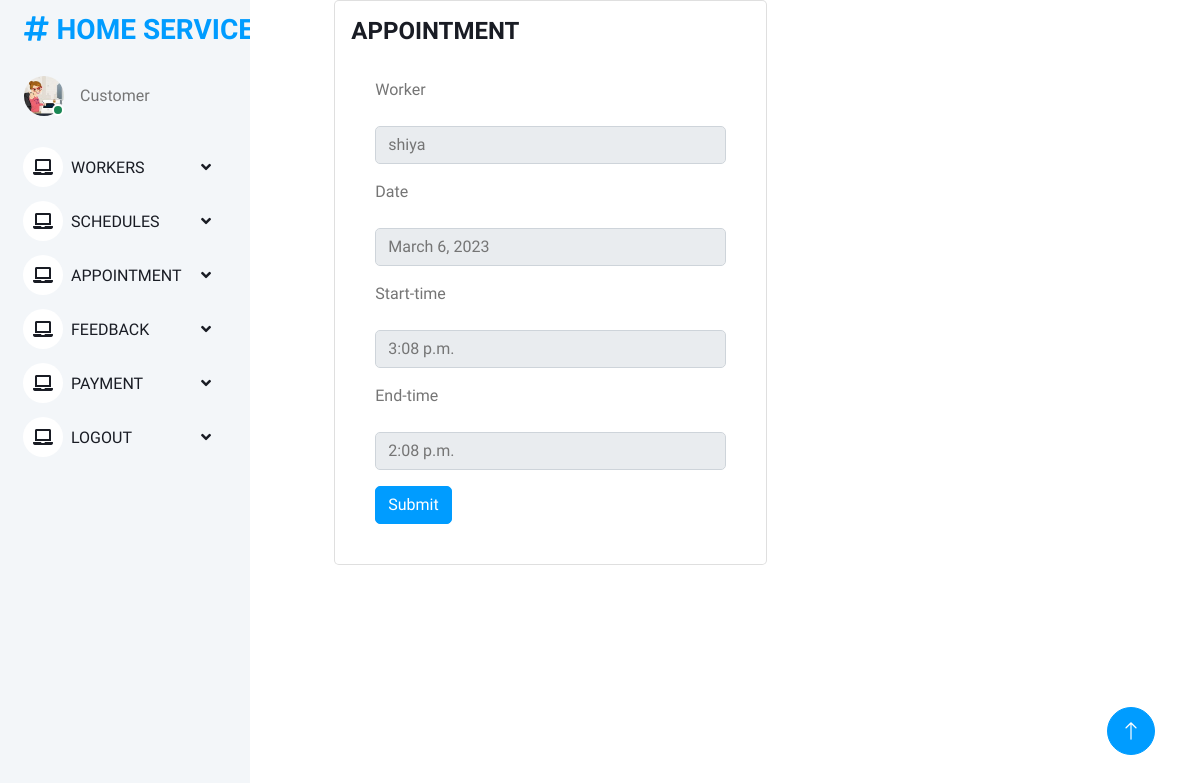
Screenshot of /take_appointment/5/ (signed in) with the database file from the repository.
### onlinehomeservice_app/models.py (models this page shows)
class Schedule_add(models.Model):
    worker = models.ForeignKey(register,on_delete=models.CASCADE)
    date = models.DateField()
    start_time = models.TimeField()
    end_time = models.TimeField()

class register(models.Model):
    user=models.ForeignKey(Login,on_delete=models.CASCADE)
    name = models.CharField(max_length=100)
    profile_pic= models.FileField(upload_to='profilepic/')
    address = models.CharField(max_length=40)
    mobile = models.CharField(max_length=10,null=False)
    email = models.EmailField()
    work_type = models.ForeignKey(work,on_delete=models.CASCADE)
    def __str__(self):
        return self.name

### onlinehomeservice_app/views.py (the view)
# urls.py: path("take_appointment/<int:id>/", views.take_appointment, name="take_appointment"),
@login_required(login_url='loginpage')
def take_appointment(request,id):
    s = Schedule_add.objects.get(id=id)
    c = register1.objects.get(user=request.user)
    app = Take_appointment.objects.filter(user=c,schedule=s)
    if app.exists():
        messages.info(request,"Already booked")
        return redirect("customer_view_schedule")
    else:
        if request.method == 'POST':
            obj = Take_appointment()
            obj.user = c
            obj.schedule = s
            obj.save()
            messages.info(request,"Appointment is successfully booked")
            return redirect("view_appointment")
    return render(request,"customer/take_appointment.html",{"s":s})

### templates/customer/take_appointment.html (shortened to what this page needs)
{% extends 'customer/customerbase.html' %}
{% load crispy_forms_tags %}
{% block content %}
<div class="col-md-6 grid-margin stretch-card">
              <div class="card">
                <div class="card-body">
                  <h4 class="card-title">APPOINTMENT</h4>
                  <form method="post">
                      <div class="d-grid gap-3 p-4">
                          <label class="form-label">Worker</label>
                          <input required class="form-control" readonly value="{{s.worker}}">
                          <label class="form-label">Date</label>
                          <input class="form-control" readonly value="{{s.date}}">
                          <label class="form-label">Start-time</label>
                          <input class="form-control" readonly value="{{s.start_time}}">
                          <label class="form-label">End-time</label>
                          <input class="form-control" readonly value="{{s.end_time}}">
                          <div class="d-grid gap-3 d-md-block">
                              <button type="submit" class="btn btn-primary">Submit</button>
                          </div>
                      </div>
                  </form>
                </div>
              </div>
            </div>
{% endblock %}

### static/assets1/css/style.css (style rules this page uses)
:root { --primary: #009CFF; --light: #F3F6F9; --dark: #191C24; }
.btn { transition: .5s; }
.btn.btn-primary { color: #FFFFFF; }

### rows the page displays
Schedule_add: worker "shiya", date "March 6, 2023", start_time "3:08 p.m.", end_time "2:08 p.m."
